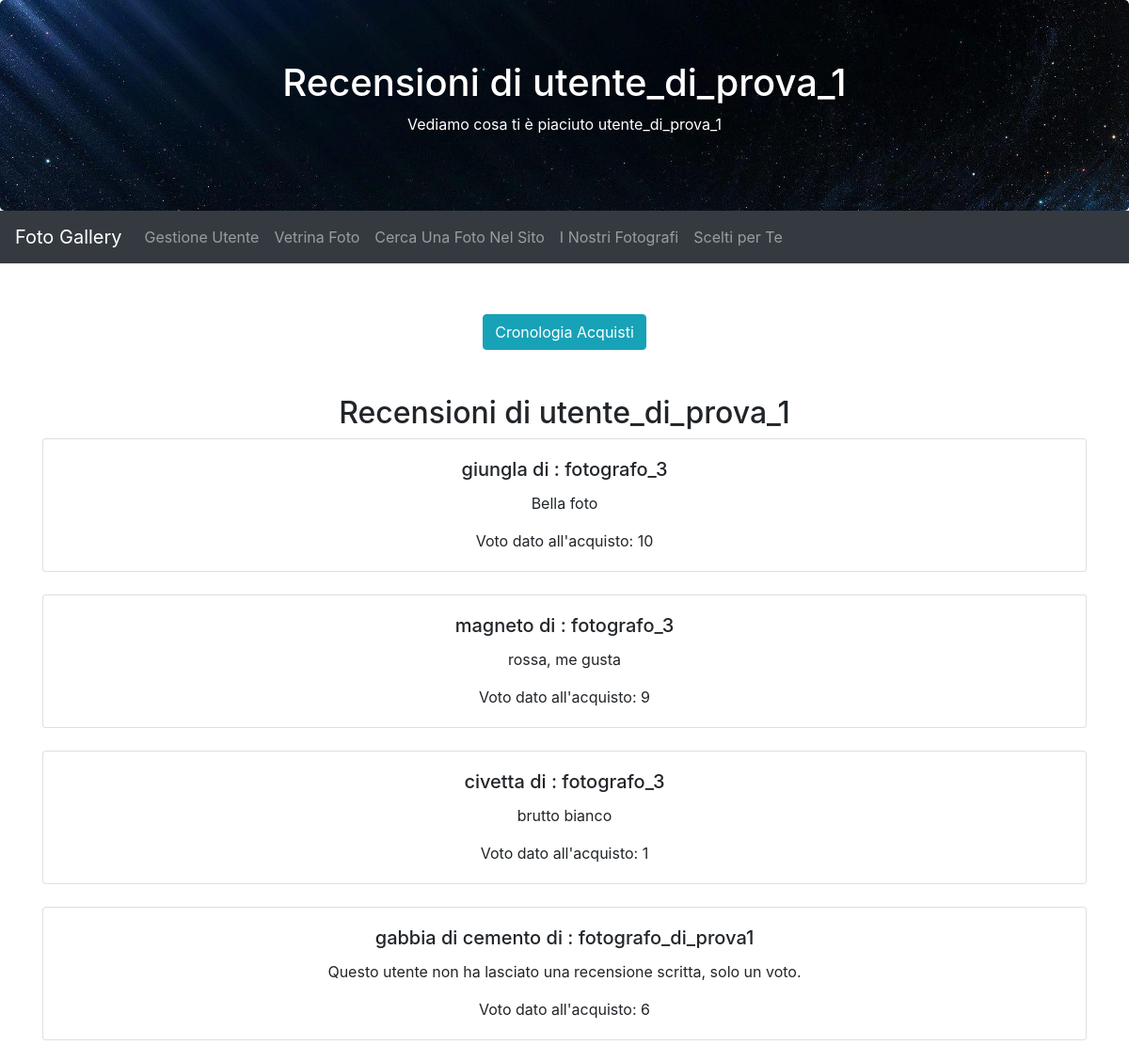
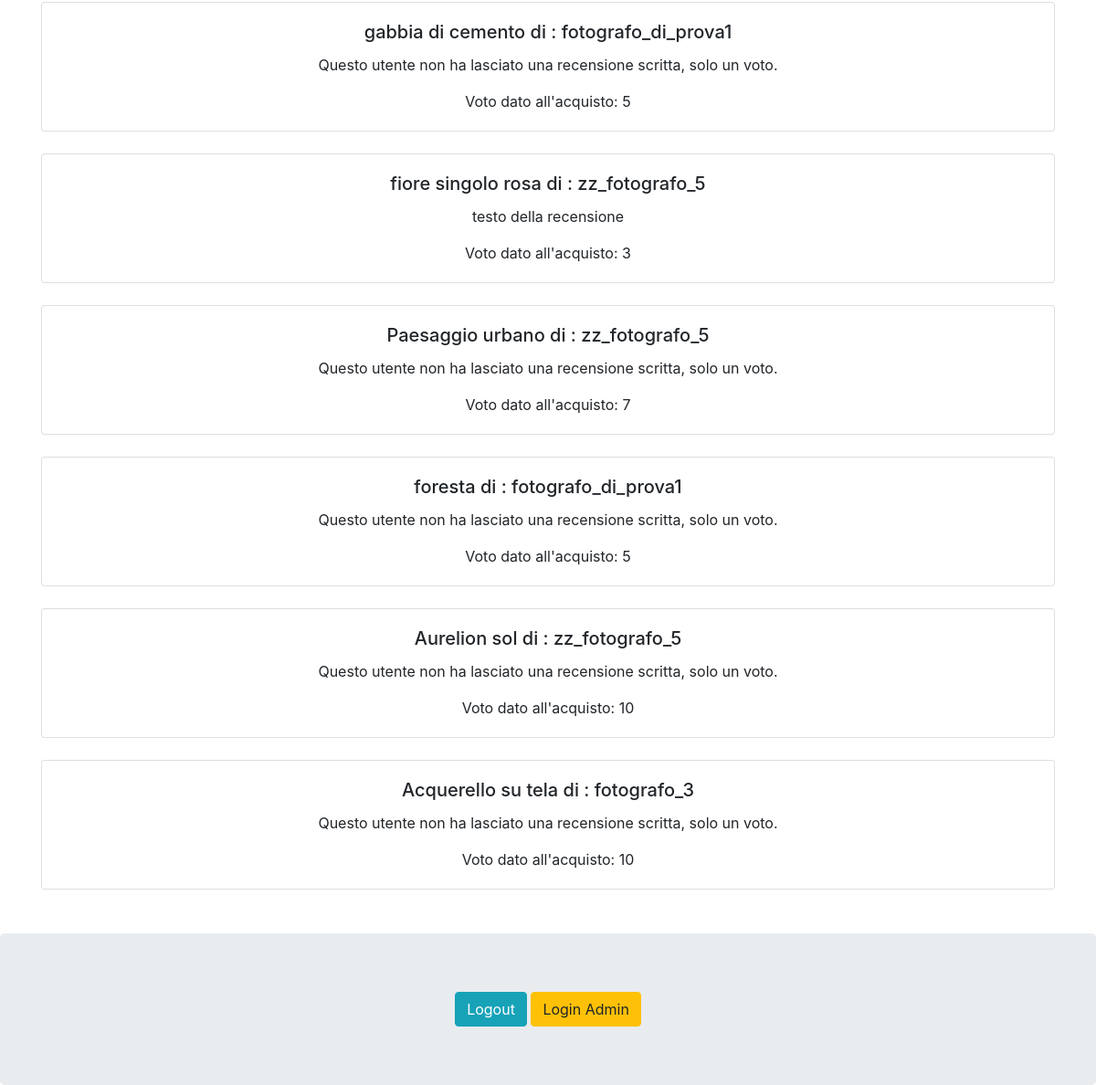
The page /APPfoto/recensioni_utente/ (signed in) on the database its author committed (2 pictures, top to bottom).
### APPfoto/models.py (models this page shows, shortened)
class Recensione(models.Model):
    foto = models.ForeignKey(Foto, on_delete=models.CASCADE, related_name="recensioni")
    utente = models.ForeignKey(User, on_delete=models.CASCADE, related_name="recensioni_scritte")
    testo = models.CharField(max_length=250, default="Questo utente non ha lasciato una recensione scritta, "
                                                     "solo un voto.")
    voto = models.PositiveIntegerField()
    fotografo = models.ForeignKey(User, on_delete=models.CASCADE, related_name="recensioni", null=True, blank=True)
    acquisto=models.ForeignKey(Acquisto, on_delete=models.CASCADE, related_name="recensioni", null=True, blank=True)
    def testo_della_recensione(self):
        return self.testo
    class Meta:
        verbose_name_plural = "Recensioni"

class Foto(models.Model):
    COLOUR_CHOICES = [
        ("Black", "Black"),
        ("Dark Blue", "Dark Blue"),
        ("Green", "Green"),
        ("Grey", "Grey"),
        ("Light Blue", "Light Blue"),
        ("Orange", "Orange"),
        ("Pink", "Pink"),
        ("Purple", "Purple"),
        ("Red", "Red"),
        ("White", "White"),
        ("Yellow", "Yellow"),
    ]
    name = models.CharField(max_length=50, default="No name Given")
    main_colour = models.CharField(max_length=100, choices=COLOUR_CHOICES)
    landscape = models.BooleanField()
    actual_photo = models.ImageField(upload_to='uploads/')
    artist = models.ForeignKey(User, on_delete=models.CASCADE, default=0, related_name="foto")
    price = models.DecimalField(verbose_name="prezzo", max_digits=5, decimal_places=2, default=0.00)
    creation_date = models.DateTimeField(auto_now_add=True)

### APPfoto/views.py (the view)
# urls.py: path('recensioni_utente/', views.RecensioniUtente, name='RecensioniUtente'),
@login_required
def RecensioniUtente(request):
    user = request.user
    recensioni_utente = Recensione.objects.filter(utente=user)
    context = {
        'user': user,
        'recensioni_utente': recensioni_utente,
    }
    return render(request, 'APPfotoTempl/recensioni_utente.html', context)

### APPfoto/templates/APPfotoTempl/recensioni_utente.html (shortened to what this page needs)
{% extends 'base.html' %}
{% block header1 %}
  <h1>Recensioni di {{ user.username }} </h1>
  <p>Vediamo cosa ti è piaciuto
    {% if user.is_authenticated %}
     {{ user.username }}
    {% else %}
    Utente non registrato
    {% endif %}
  </p>
{% endblock %}
{% block content %}
     <br> <a href="{% url 'APPfoto:situation' %}" class="btn btn-info">Cronologia Acquisti</a>
    <br>
    <br>
    <br>
  <h2>Recensioni di {{ user.username }}</h2>
  {% for recensione in recensioni_utente %}
    <div class="card mb-4">
      <div class="card-body">
        <h5 class="card-title">{{ recensione.foto.name }} di : {{ recensione.fotografo }}</h5>
        <p class="card-text">{{ recensione.testo_della_recensione }}</p>
        <p class="card-text"> Voto dato all'acquisto: {{ recensione.voto }}</p>
      </div>
    </div>
  {% endfor %}
{% endblock %}

### rows shown on the page
Recensione: foto.name "giungla", fotografo "fotografo_3", testo_della_recensione "Bella foto", voto "10"
Recensione: foto.name "magneto", fotografo "fotografo_3", testo_della_recensione "rossa, me gusta", voto "9"
Recensione: foto.name "civetta", fotografo "fotografo_3", testo_della_recensione "brutto bianco", voto "1"
Recensione: foto.name "gabbia di cemento", fotografo "fotografo_di_prova1", testo_della_recensione "Questo utente non ha lasciato una recensione scritta, solo un voto.", voto "6"
Recensione: foto.name "gabbia di cemento", fotografo "fotografo_di_prova1", testo_della_recensione "Questo utente non ha lasciato una recensione scritta, solo un voto.", voto "5"
Recensione: foto.name "fiore singolo rosa", fotografo "zz_fotografo_5", testo_della_recensione "testo della recensione", voto "3"
Recensione: foto.name "Paesaggio urbano", fotografo "zz_fotografo_5", testo_della_recensione "Questo utente non ha lasciato una recensione scritta, solo un voto.", voto "7"
Recensione: foto.name "foresta", fotografo "fotografo_di_prova1", testo_della_recensione "Questo utente non ha lasciato una recensione scritta, solo un voto.", voto "5"
Recensione: foto.name "Aurelion sol", fotografo "zz_fotografo_5", testo_della_recensione "Questo utente non ha lasciato una recensione scritta, solo un voto.", voto "10"
Recensione: foto.name "Acquerello su tela", fotografo "fotografo_3", testo_della_recensione "Questo utente non ha lasciato una recensione scritta, solo un voto.", voto "10"

### other values the page prints
{{ user.username }} "utente_di_prova_1"
